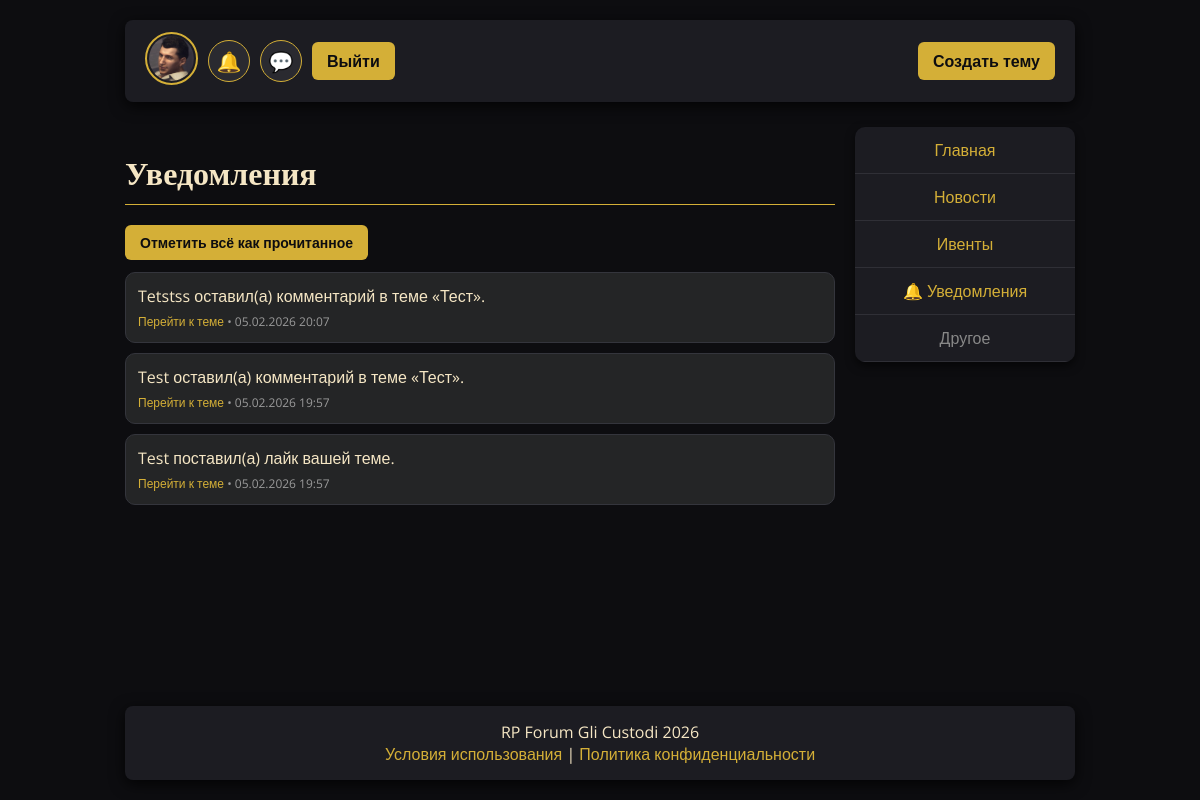
Page /notifications/ (signed in) on the committed database.
### main/models.py (models this page shows, shortened)
class CustomUser(AbstractUser):
    is_forum_admin = models.BooleanField(default=False)
    groups = models.ManyToManyField(
        Group,
        related_name='customuser_set',
        blank=True,
        help_text='The groups this user belongs to.',
        verbose_name='groups',
    )
    user_permissions = models.ManyToManyField(
        Permission,
        related_name='customuser_permissions_set',
        blank=True,
        help_text='Specific permissions for this user.',
        verbose_name='user permissions',
    )

class Profile(models.Model):
    user = models.OneToOneField(CustomUser, on_delete=models.CASCADE)
    avatar = models.ImageField(upload_to='avatars/', blank=True, null=True)
    cover_image = models.ImageField(upload_to='profiles/covers/', blank=True, null=True)
    bio = models.TextField(blank=True)
    default_avatar = models.CharField(
        max_length=64,
        blank=True,
        default="",
        help_text="Static path like images/avatar1.png"
    )

class Notification(models.Model):
    TYPE_TOPIC = "topic"
    TYPE_COMMENT = "comment"
    TYPE_MENTION = "mention"
    TYPE_LIKE = "like"
    TYPE_CHOICES = (
        (TYPE_TOPIC, "Topic update"),
        (TYPE_COMMENT, "Comment update"),
        (TYPE_MENTION, "Mention"),
        (TYPE_LIKE, "Like"),
    )
    recipient = models.ForeignKey(settings.AUTH_USER_MODEL, on_delete=models.CASCADE, related_name="notifications")
    actor = models.ForeignKey(settings.AUTH_USER_MODEL, on_delete=models.SET_NULL, null=True, blank=True, related_name="sent_notifications")
    topic = models.ForeignKey(Topic, on_delete=models.CASCADE, null=True, blank=True, related_name="notifications")
    post = models.ForeignKey(Post, on_delete=models.CASCADE, null=True, blank=True, related_name="notifications")
    comment = models.ForeignKey(Comment, on_delete=models.CASCADE, null=True, blank=True, related_name="notifications")
    notification_type = models.CharField(max_length=20, choices=TYPE_CHOICES)
    message = models.CharField(max_length=255)
    is_read = models.BooleanField(default=False)
    created_at = models.DateTimeField(auto_now_add=True)
    class Meta:
        ordering = ["-created_at"]

### main/views.py (the view)
# urls.py: path("notifications/", views.notifications_view, name="notifications"),
@login_required
def notifications_view(request):
    notifications = request.user.notifications.select_related("topic", "actor")
    return render(request, "main/notifications.html", {"notifications": notifications})

### main/context_processors.py (called while the page is built)
def notifications_count(request):
    data = {"unread_notifications_count": 0, "unread_messages_count": 0}
    if not request.user.is_authenticated:
        return data
    data["unread_notifications_count"] = request.user.notifications.filter(is_read=False).count()
    try:
        unread_messages = Message.objects.filter(
            dialog__dialog_participants__user=request.user,
        ).exclude(author=request.user).exclude(
            read_by__user=request.user,
        )
        data["unread_messages_count"] = unread_messages.count()
    except (OperationalError, ProgrammingError):
        data["unread_messages_count"] = 0
    return data

### main/templates/main/notifications.html (shortened to what this page needs)
{% extends 'main/base.html' %}
{% block content %}
<h2 class="page-title">Уведомления</h2>
{% if notifications %}
  <form method="post" action="{% url 'notifications-mark-read' %}" style="margin-bottom:12px;">
    <button type="submit" class="header-btn" style="width:auto; margin:0;">Отметить всё как прочитанное</button>
  </form>
  <div class="notifications-list">
    {% for notification in notifications %}
      <div class="notification-item {% if not notification.is_read %}is-unread{% endif %}">
        <div>{{ notification.message }}</div>
        <div class="notification-meta">
          {% if notification.topic %}
            <a href="{% url 'topic-detail' notification.topic.id %}">Перейти к теме</a> •
          {% endif %}
          {{ notification.created_at|date:"d.m.Y H:i" }}
        </div>
      </div>
    {% endfor %}
  </div>
{% else %}
  <div class="card">Пока уведомлений нет.</div>
{% endif %}
{% endblock %}

### main/templates/main/base.html (shortened to what this page needs)
{% load static %}
<!DOCTYPE html>
<html lang="ru">
<head>
<link rel="stylesheet" href="{% static 'css/style.css' %}">
</head>
<body>
<div class="container">
<header>
    <div class="header-container">
        <div class="header-left">
            {% if user.is_authenticated %}
                <a href="{% url 'profile' %}">
                    {% if user.profile.avatar %}
                        <img src="{{ user.profile.avatar.url }}" class="avatar" alt="">
                    {% else %}
                        <img src="{% static user.profile.default_avatar %}" class="avatar" alt="">
                    {% endif %}
                </a>
                <a href="{% url 'notifications' %}" class="icon-btn" title="Уведомления" id="notifications-icon">
                    🔔{% if unread_notifications_count > 0 %}<span class="notify-badge" id="notifications-badge">{{ unread_notifications_count }}</span>{% endif %}
                </a>
                <a href="{% url 'dialogs' %}" class="icon-btn" title="Личные сообщения" id="messages-icon">
                    💬{% if unread_messages_count > 0 %}<span class="notify-badge" id="messages-badge">{{ unread_messages_count }}</span>{% endif %}
                </a>
                <a href="{% url 'logout' %}" class="header-btn pulse-button">Выйти</a>
            {% else %}
                <a href="{% url 'login' %}" class="header-btn pulse-button">Войти</a>
                <a href="{% url 'register' %}" class="header-btn pulse-button">Регистрация</a>
            {% endif %}
        </div>
        <div class="header-right">
            {% if user.is_authenticated %}
                <a href="{% url 'create_topic_simple' %}" class="header-btn pulse-button">Создать тему</a>
            {% endif %}
        </div>
    </div>
</header>
<main class="content-area">
    <div class="content-main">
        {% block content %}{% endblock %}
    </div>
    {% with name=request.resolver_match.url_name %}
        {% if name != 'login' and name != 'register' and name != 'change-password' %}
        <div class="content-sidebar">
            <table class="forum-table">
                <tbody>
                    <tr><td><a href="{% url 'home' %}">Главная</a></td></tr>
                    <tr><td><a href="{% url 'news' %}">Новости</a></td></tr>
                    <tr><td><a href="{% url 'events' %}">Ивенты</a></td></tr>
                    {% if user.is_authenticated %}<tr><td><a href="{% url 'notifications' %}">🔔 Уведомления</a></td></tr>{% endif %}
                    <tr><td><span style="color:#888;">Другое</span></td></tr>
                </tbody>
            </table>
        </div>
        {% endif %}
    {% endwith %}
</main>
<footer>
    RP Forum Gli Custodi 2026
    <br>
    <a href="{% url 'terms' %}">Условия использования</a> |
    <a href="{% url 'privacy' %}">Политика конфиденциальности</a>
</footer>
</div>
</body>
</html>

### main/static/css/style.css (style rules this page uses)
.notifications-list { display:grid; gap:10px; }
.notification-item { background:#242526; border:1px solid #34353c; border-radius:10px; padding:12px; }
.notification-meta { color:#9a9a9a; font-size:12px; margin-top:6px; }

### main/templates/main/base.html (style rules this page uses)
html, body { height: 100%; margin: 0; padding: 0; }
body { display: flex; flex-direction: column; min-height: 100vh; background: #0d0d10; color: #f5e6c4; font-family: 'Open Sans', sans-serif; }
a { color: #d4af37; text-decoration: none; transition: 0.2s; }
.container { flex: 1; display: flex; flex-direction: column; width: 950px; max-width: 95%; margin: 0 auto; padding: 20px; }
header { background: #1c1c22; border-radius: 8px; padding: 12px 20px; margin-bottom: 25px; box-shadow: 0 4px 15px rgba(0,0,0,0.8); }
.header-container { display: flex; justify-content: space-between; align-items: center; flex-wrap: wrap; }
.header-left, .header-right { display: flex; align-items: center; gap: 10px; }
.header-right { margin-left: auto; }
.header-btn { background-color: #d4af37; color: #0d0d10; padding: 8px 15px; border-radius: 6px; font-weight: 700; text-decoration: none; transition: all 0.3s ease; white-space: nowrap; }
.icon-btn { width: 40px; height: 40px; display: inline-flex; align-items: center; justify-content: center; border-radius: 50%; background: #2a2a30; color: #f5e6c4; font-size: 20px; border: 1px solid #d4af37; position: relative; overflow: visible; }
.avatar { width: 45px; height: 45px; border-radius: 50%; object-fit: cover; border: 2px solid #d4af37; padding: 2px; transition: transform 0.2s, box-shadow 0.2s; }
button { padding: 12px; margin-bottom: 12px; border-radius: 6px; border: none; font-family: 'Open Sans', sans-serif; font-size: 14px; background-color: #d4af37; color: #0d0d10; font-weight: 700; cursor: pointer; transition: all 0.3s ease; }
form button { width: 100%; }
h2.page-title { font-family: 'Merriweather', serif; font-size: 32px; margin-bottom: 20px; border-bottom: 1px solid #d4af37; padding-bottom: 10px; }
footer { text-align: center; padding: 15px 0; background: #1c1c22; border-radius: 8px; box-shadow: 0 4px 15px rgba(0,0,0,0.8); margin-top: auto; }
.forum-table { width: 100%; border-collapse: collapse; background: #1c1c22; border-radius: 10px; overflow: hidden; box-shadow: 0 4px 10px rgba(0,0,0,0.6); }
.forum-table td { padding: 12px; border-bottom: 1px solid #2f2f36; text-align:center; }
.content-area { display: flex; gap: 20px; align-items: flex-start; }
.content-main { flex: 1; min-width: 0; }
.content-sidebar { width: 220px; flex: 0 0 220px; position: sticky; top: 20px; }

### rows in the picture
CustomUser: default_avatar (picture)
Notification: message "Tetstss оставил(а) комментарий в теме «Тест».", shows "Перейти к теме", created_at "05.02.2026 20:07"
Notification: message "Test оставил(а) комментарий в теме «Тест».", shows "Перейти к теме", created_at "05.02.2026 19:57"
Notification: message "Test поставил(а) лайк вашей теме.", shows "Перейти к теме", created_at "05.02.2026 19:57"
